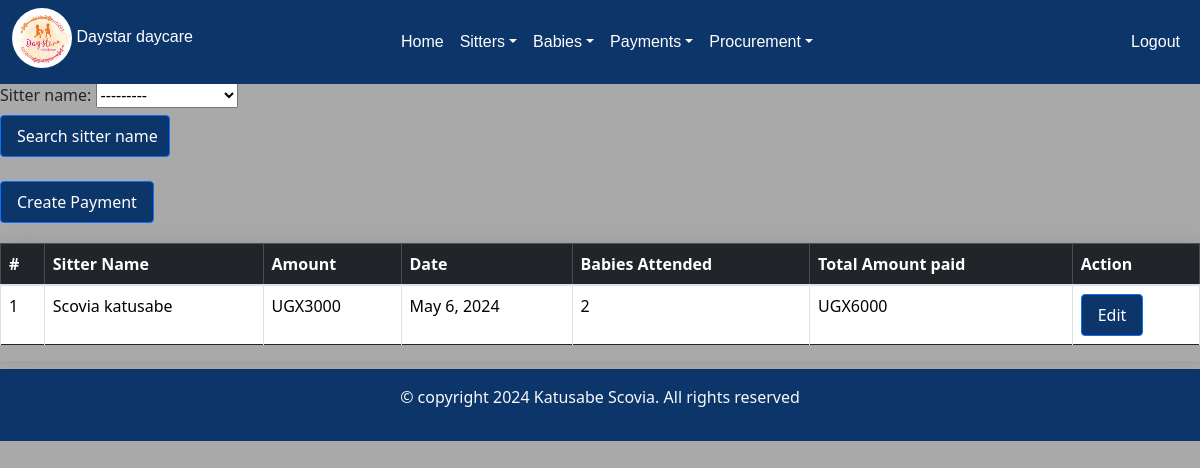
The page /payment_list/ on the database as committed earlier.
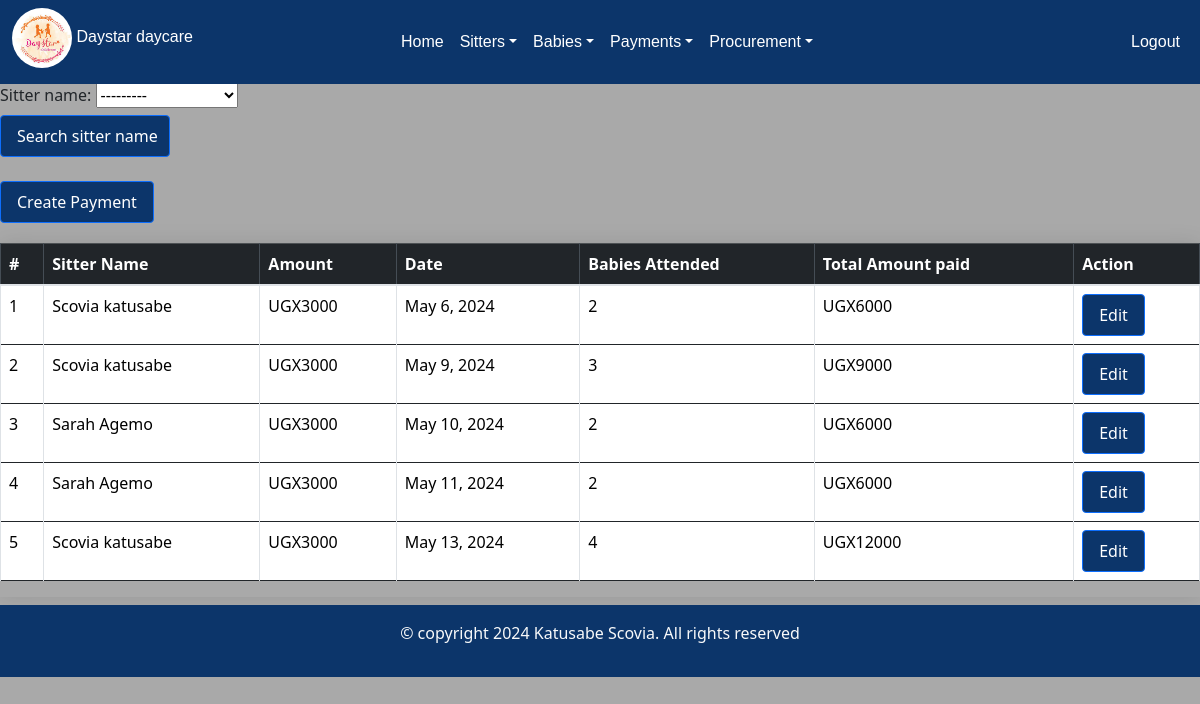
The same page on the database as committed later.
### day/models.py (models this page shows, shortened)
class Sitter_arrival(models.Model):
    sitter_name=models.ForeignKey(Sitterform, on_delete=models.CASCADE)
    sitter_number=models.CharField(max_length=100,unique=True)
    date_of_arrival=models.DateTimeField()
    Attendancestatus=models.CharField(choices=[('onduty', 'onduty')], max_length=100)
    created_at=models.DateTimeField(auto_now_add=True, null=True)
    def __str__(self):
        return str(self.sitter_name)

class Sitterpayment(models.Model):
    sitter_name=models.ForeignKey(Sitter_arrival, on_delete=models.CASCADE)
    amount_paid=models.IntegerField(default=3000)
    date=models.DateField(default=timezone.now)
    numbers_of_babies_attended_to=models.IntegerField(default=0)
    def total_amount(self):
        total= self.amount_paid * self.numbers_of_babies_attended_to
        return int(total)

class Sitterform(models.Model):
    name=models.CharField(max_length=200)
    gender=models.CharField(choices=[('male', 'Male'),('Female', 'Female')], max_length=100)
    location=models.CharField(choices=[('kabalagala', 'kabalagala')], max_length=100)
    date_of_birth=models.DateField(default=timezone.now)
    next_of_kin=models.CharField( max_length=200)
    national_identification_number=models.CharField(max_length=200,validators=[NINvalidate])
    recommenders_name=models.CharField(max_length=200)
    religon=models.CharField(max_length=200,null=True, blank=True)
    level_of_education=models.CharField( choices=[('Diploma','Diploma'),('Highschool certificate','Highschool certificate'),('Others','Others')],max_length=200)
    sitter_number=models.CharField(unique=True,max_length=100)
    contacts=models.CharField(max_length=100,validators=[contactvalidate])
    date=models.DateField(default=timezone.now)
    def __str__(self):
        return self.name

### day/views.py (the view)
# urls.py: path('payment_list/', views.payment_list, name='payment_list'),
def payment_list(request):
  payments=Sitterpayment.objects.all().order_by('id')
  payment_filter=SitterpaymentFilter(request.GET,queryset=payments)
  payments=payment_filter.qs
  return render(request,'payment_list.html',{'payments':payments,'payment_filter':payment_filter})

### day/templates/payment_list.html (shortened to what this page needs)
{% extends 'base.html' %}
{% load static %}
{% block content%}
</head>
<body>
<h4 class="mb-3">PAYMENT LIST FOR SITTERS</h4><hr>
<form action="" method="GET"style="margin-right:450px;">
    {{payment_filter.form}}
    <input type="submit" value="Search sitter name" class="btn btn-primary" style="width:170px"/>
    </form>
<br>
<a href="{% url 'create_payment' %}" class="btn btn-primary">Create Payment</a>
<div class="table-responsive">
    <table class="table table-bordered table-hover">
        <thead class="table-dark">
            <tr>
                <th scope="col">#</th>
                <th scope="col"> Sitter Name</th>
                <th scope="col">Amount</th>
                <th scope="col">Date</th>
                <th scope="col">Babies Attended</th>
                <th scope="col">Total Amount paid</th>
                <th scope="col">Action</th>
        </thead>
        <tbody>
            {% for payment in payments %}
            <tr>
                <td>{{ payment.id }}</td>
                <td>{{ payment.sitter_name}}</td>
                <td>UGX{{ payment.amount_paid }}</td>
                <td>{{ payment.date }}</td>
                <td>{{ payment.numbers_of_babies_attended_to}}</td>
                <td>UGX{{ payment.total_amount}}</td>
               <td> <a href="{% url 'edit_paymentsitter' id=payment.id %}" class="btn btn-primary">Edit</a>
            </td>
            </tr>
            {% endfor %}
        </tbody>
    </table>
</div>
{% endblock %}

### day/templates/base.html (shortened to what this page needs)
{% load static %}
<!DOCTYPE html>
<html lang="en">
<head>
    <link rel="stylesheet" href="https://stackpath.bootstrapcdn.com/bootstrap/4.5.2/css/bootstrap.min.css">
    <link rel="stylesheet" href="{% static 'CSS/bootstrap/css/bootstrap.css' %}">
</head>
<body>
    <nav class="navbar navbar-expand-lg navbar-text-light fixed-top" style="background-color: #0C356A; font-family: sans-serif; font-size: 16px; color: white;">
        <div class="container-fluid">
            <h6><img style="border-radius: 99%;" src="{% static 'Images/badge.jpeg' %}" alt="datstardaycare logo" width="60px"> Daystar daycare</h6>
            <div class="collapse navbar-collapse" id="navbarSupportedContent" style="margin-left: 200px;">
                <ul class="navbar-nav me-auto mb-2 mb-lg-0">
                    <li class="nav-item">
                        <a class="nav-link active" aria-current="page" style="color: white;" href="/home">Home</a>
                    </li>
                    <li class="nav-item dropdown">
                        <a class="nav-link dropdown-toggle" href="#" id="navbarDropdownSitters" role="button" data-toggle="dropdown" aria-haspopup="true" aria-expanded="false" style="color: white;">Sitters</a>
                    </li>
                    <li class="nav-item dropdown">
                        <a class="nav-link dropdown-toggle" href="#" id="navbarDropdownBabies" role="button" data-toggle="dropdown" aria-haspopup="true" aria-expanded="false" style="color: white;">Babies</a>
                    </li>
                    <li class="nav-item dropdown">
                        <a class="nav-link dropdown-toggle" href="#" id="navbarDropdownBabies" role="button" data-toggle="dropdown" aria-haspopup="true" aria-expanded="false" style="color: white;">Payments</a>
                    </li>
                    <li class="nav-item dropdown">
                        <a class="nav-link dropdown-toggle" href="#" id="navbarDropdownBabies" role="button" data-toggle="dropdown" aria-haspopup="true" aria-expanded="false" style="color: white;">Procurement</a>
                    </li>
                </ul>
                <ul class="navbar-nav ml-auto">
                    <li class="nav-item">
                        <a class="nav-link" href="/logout/" style="color: white;">Logout</a>
                    </li>
                </ul>
            </div>
        </div>
    </nav>
    {% block content %}
    {% endblock %}
    <footer class="text-light text-center py-3" style="margin-top: 8px; background-color: #0C356A; margin-left: 0px; margin-right: 0px; padding-left: 0px; padding-right: 0px; max-width: 100%; bottom:0;">
        <div class="container">
            <p>&copy; copyright 2024 Katusabe Scovia. All rights reserved</p>
        </div>
    </footer>
</body>
</html>

### day/templates/base.html (style rules this page uses)
footer { left: 0; bottom: 0; width: 100%; background-color: #0C356A; color: white; text-align: center; }

### day/templates/payment_list.html (style rules this page uses)
input { width: 50%; }
.table-responsive { box-shadow: 0 0 20px rgba(0, 0, 0, 0.1); margin-top: 20px; }
h4 { margin-left: 500px; color:#0C356A; text-shadow: 2px 2px 4px #000000; }
body { background-color: darkgray; margin-top: 20px; }
.btn-primary { background-color: #094f9f; }
.btn { background-color: #0c356a; color: white; transition: background-color 0.7s; text-decoration: none; padding: 8px 16px; border-radius: 4px; }

Rows that differ between the two databases and show on the page:
added Sitterpayment: id "2", sitter_name "Scovia katusabe", amount_paid "3000", date "May 9, 2024", numbers_of_babies_attended_to "3", total_amount "9000"
added Sitterpayment: id "3", sitter_name "Sarah Agemo", amount_paid "3000", date "May 10, 2024", numbers_of_babies_attended_to "2", total_amount "6000"
added Sitterpayment: id "4", sitter_name "Sarah Agemo", amount_paid "3000", date "May 11, 2024", numbers_of_babies_attended_to "2", total_amount "6000"
added Sitterpayment: id "5", sitter_name "Scovia katusabe", amount_paid "3000", date "May 13, 2024", numbers_of_babies_attended_to "4", total_amount "12000"
